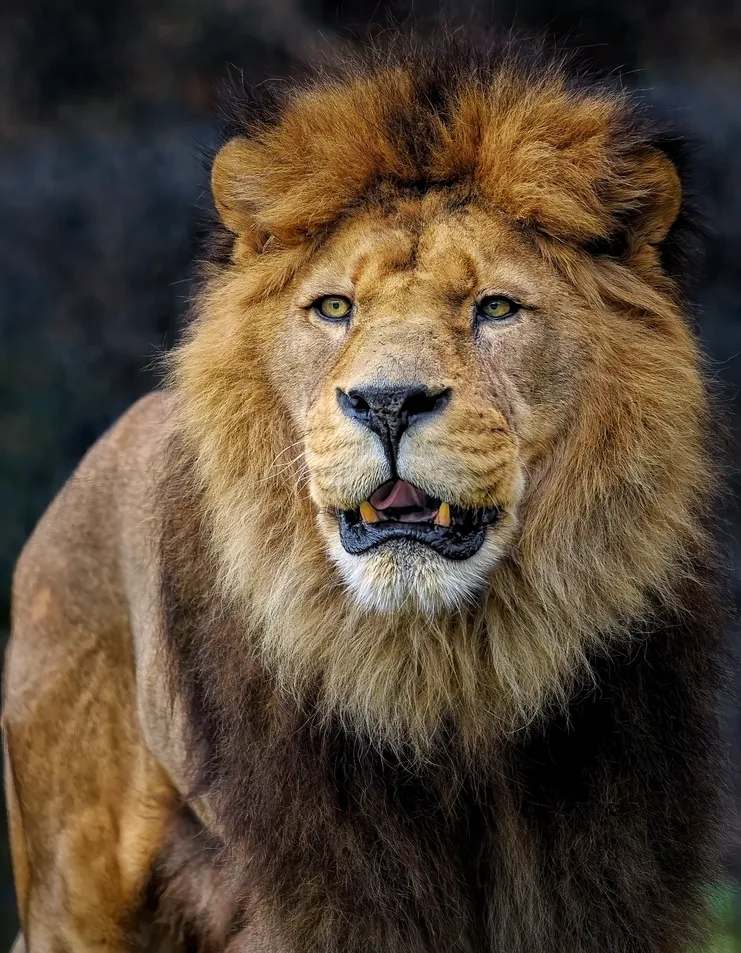
#> input picture images/lion.webp, 741 x 953 px, shrunk from 995 x 1280 before the run
$ python 2_thresholdingAlgo.py
#> lines starting #> are read from the running program, lines starting #| are printed output that depends on the picture; after the words box and inside, x2 and y2 are one past the last pixel; in counts of white or black regions, pixels touching at a corner belong together
# Import necessary libraries
import cv2
import numpy as np
from matplotlib import pyplot as plt

# Define the imshow function for displaying images
def imshow(title="Image", image=None, size=10):
    # Create a figure with a specified size
    plt.figure(figsize=(size, size))

    # Display the image using matplotlib (convert it to RGB format first)
    plt.imshow(cv2.cvtColor(image, cv2.COLOR_BGR2RGB))

    # Set the title of the plot
    plt.title(title)

    # Turn off axis display
    plt.axis("off")

    # Display the plot
    plt.show()

# Load the input image in BGR format
img = cv2.imread('images/lion.webp')
#> img is the input picture: shape (953, 741, 3); mean B, G, R 55, 71.9, 87.5

# Thresholding with a fixed threshold
# Convert the image to binary using a fixed threshold value of 12
retval, threshold = cv2.threshold(img, 12, 255, cv2.THRESH_BINARY)
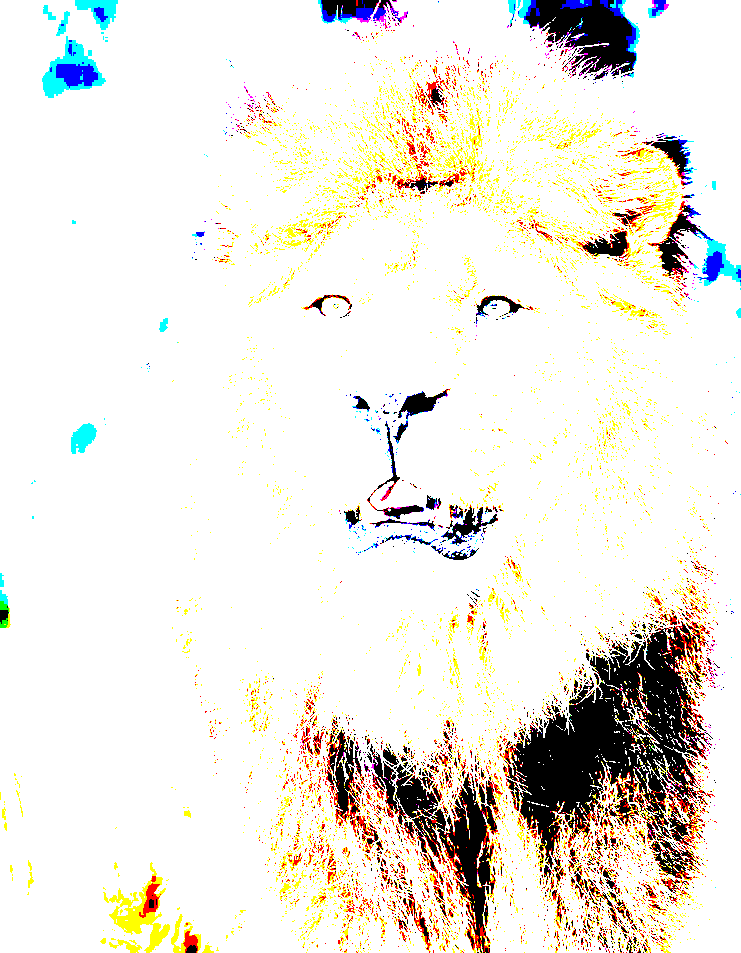
#> threshold: shape (953, 741, 3); mean B, G, R 224.2, 232, 235.7

#  Grayscale the image
# Convert the original image to grayscale
grayscaled = cv2.cvtColor(img, cv2.COLOR_BGR2GRAY)
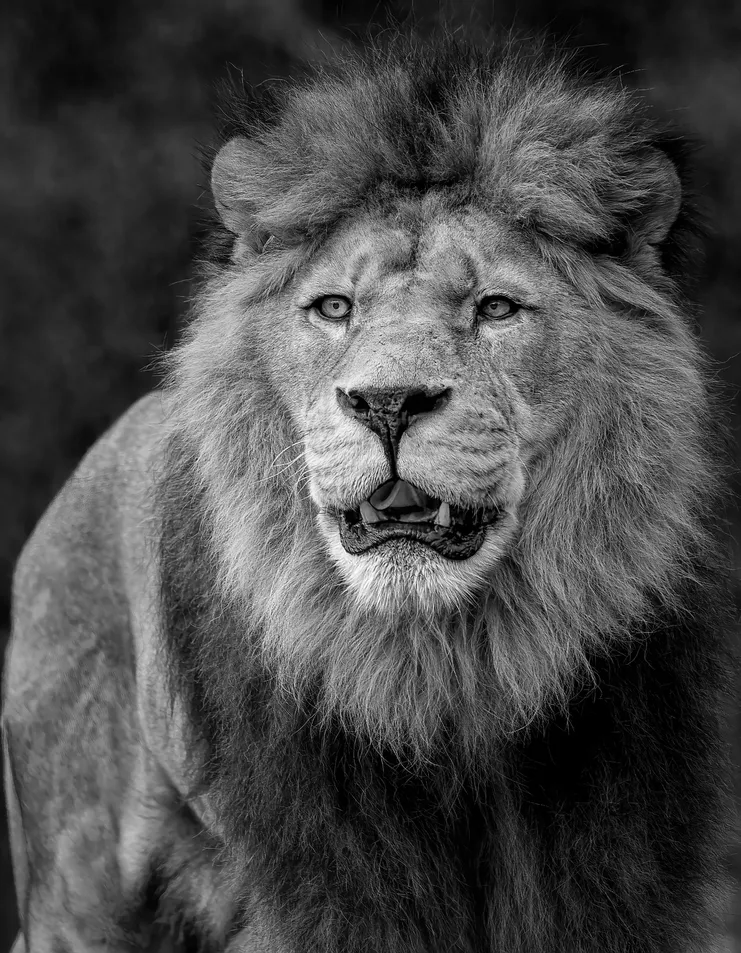
#> grayscaled: shape (953, 741); min 0, max 255, mean 74.6

# Thresholding on grayscale image
# Convert the grayscale image to binary using a fixed threshold value of 12
retval2, threshold2 = cv2.threshold(grayscaled, 12, 255, cv2.THRESH_BINARY)
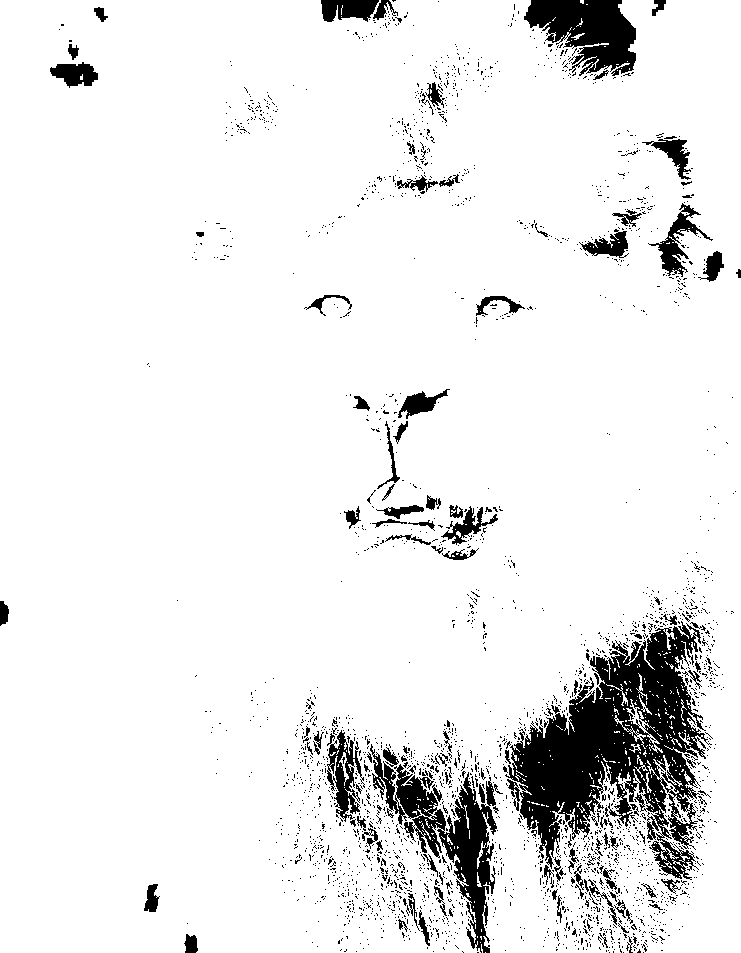
#> threshold2: shape (953, 741); 91.7% white; 2770 black regions (2639 under 20 px), largest, box (x1, y1, x2, y2) and area: (505, 621, 712, 880) 23266, (370, 744, 497, 953) 7390, (524, 0, 636, 76) 5253

# Adaptive Thresholding with Gaussian
# Apply adaptive thresholding on the grayscale image using Gaussian method
gaus = cv2.adaptiveThreshold(grayscaled, 255, cv2.ADAPTIVE_THRESH_GAUSSIAN_C, cv2.THRESH_BINARY, 115, 1)
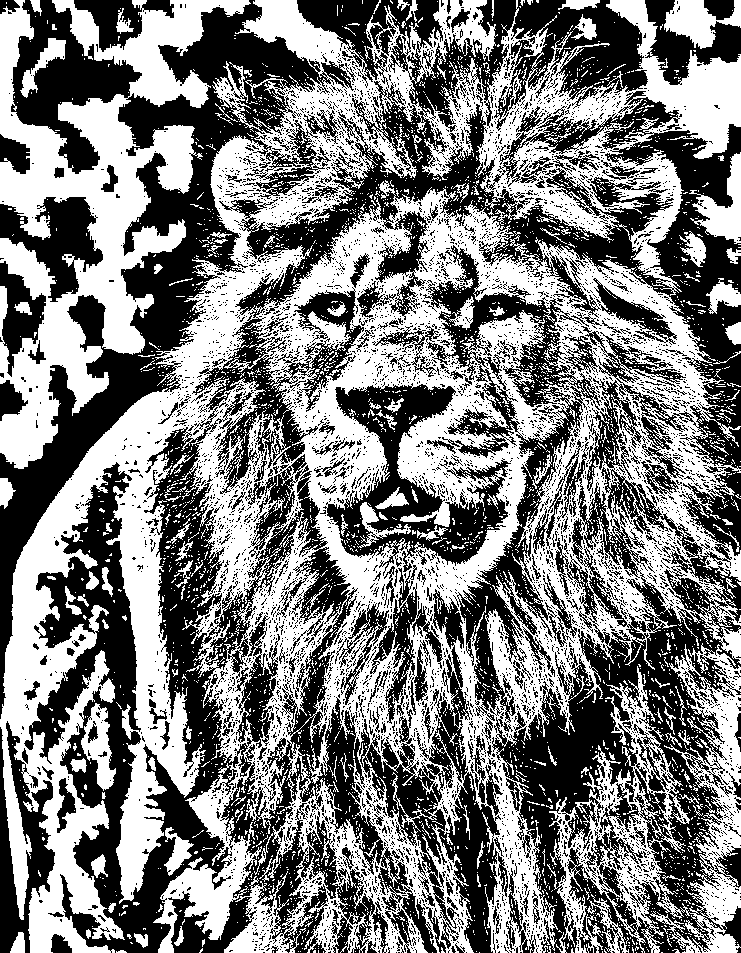
#> gaus: shape (953, 741); 49.3% white; 4071 white regions (3894 under 20 px), largest, box (x1, y1, x2, y2) and area: (0, 0, 741, 953) 257024, (0, 0, 251, 469) 41077, (549, 643, 741, 953) 19931

# Otsu's Thresholding
# Apply Otsu's thresholding on the grayscale image to automatically find the optimal threshold value
retval2, otsu = cv2.threshold(grayscaled, 12, 255, cv2.THRESH_BINARY + cv2.THRESH_OTSU)
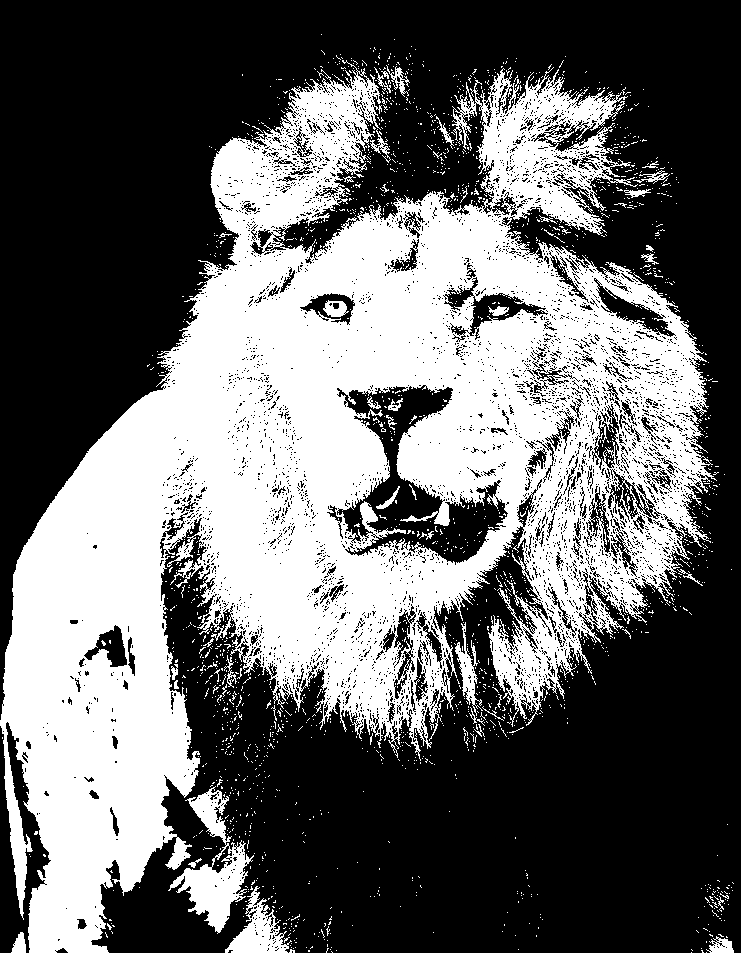
#> otsu: shape (953, 741); 40.7% white; 2061 white regions (2013 under 20 px), largest, box (x1, y1, x2, y2) and area: (0, 60, 717, 953) 272202, (168, 786, 254, 934) 4208, (225, 886, 292, 953) 1796
#> retval2 = 83

# Display the original image and the thresholded versions
imshow('original', img)       # Original image in color (BGR format)
imshow('threshold', threshold)           # Thresholded image (fixed threshold) on color image
imshow('threshold2', threshold2)         # Thresholded image (fixed threshold) on grayscale image
imshow('gaus', gaus)                     # Adaptive thresholding using Gaussian on grayscale image
imshow('otsu', otsu)                     # Otsu's thresholding on grayscale image

$ run again, with images/Hillary.jpg saved as images/lion.webp
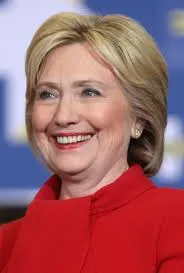
#> input picture images/Hillary.jpg, 184 x 273 px
#> img is the input picture: shape (273, 184, 3); mean B, G, R 104.3, 98.1, 159.8
#> `retval2, threshold2 = cv2.threshold(grayscaled, 12, 255, cv2.THRESH_BI..`:
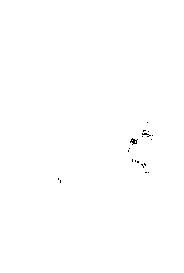
#> threshold2: shape (273, 184); 99.8% white; black in thin lines or dots, all inside (x1, y1, x2, y2) = (58, 122, 153, 183)
#> gaus: shape (273, 184); 52.8% white; 45 black regions (36 under 20 px), largest, box (x1, y1, x2, y2) and area: (0, 14, 184, 273) 19913, (80, 0, 184, 60) 2423, (71, 80, 108, 102) 468
#> `retval2, otsu = cv2.threshold(grayscaled, 12, 255, cv2.THRESH_BINARY +..`:
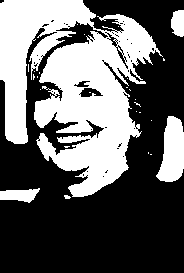
#> otsu: shape (273, 184); 39.7% white; 27 white regions (22 under 20 px), largest, box (x1, y1, x2, y2) and area: (0, 0, 163, 197) 17900, (156, 116, 184, 182) 1285, (0, 188, 40, 203) 392, (171, 10, 184, 37) 295, (64, 195, 71, 199) 21
#> retval2 = 126

$ run again, with images/Trump.jpg saved as images/lion.webp
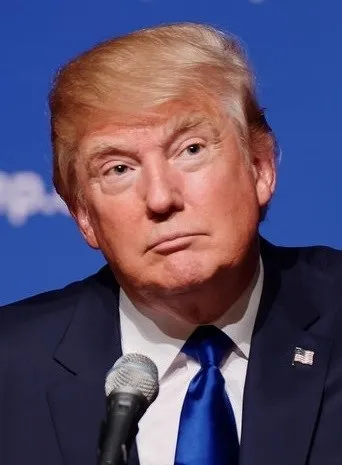
#> input picture images/Trump.jpg, 342 x 465 px
#> img is the input picture: shape (465, 342, 3); mean B, G, R 105, 77.9, 89.5
#> `retval2, threshold2 = cv2.threshold(grayscaled, 12, 255, cv2.THRESH_BI..`:
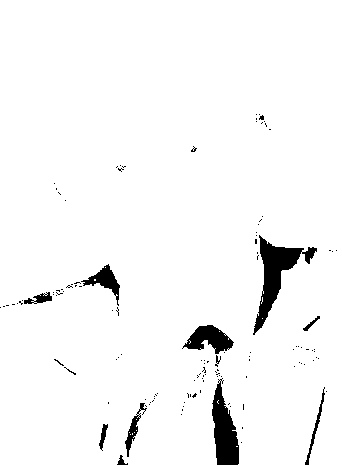
#> threshold2: shape (465, 342); 96.3% white; 128 black regions (117 under 20 px), largest, box (x1, y1, x2, y2) and area: (253, 235, 317, 335) 1835, (212, 378, 239, 465) 1411, (182, 325, 234, 354) 811
#> gaus: shape (465, 342); 52.7% white; 244 black regions (215 under 20 px), largest, box (x1, y1, x2, y2) and area: (0, 0, 342, 465) 66860, (85, 117, 224, 224) 3547, (0, 360, 20, 465) 1233
#> `retval2, otsu = cv2.threshold(grayscaled, 12, 255, cv2.THRESH_BINARY +..`:
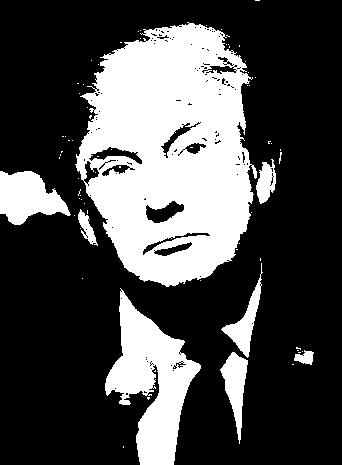
#> otsu: shape (465, 342); 29.5% white; 71 white regions (63 under 20 px), largest, box (x1, y1, x2, y2) and area: (75, 22, 257, 287) 33091, (105, 288, 201, 465) 7897, (0, 171, 71, 225) 2444
#> retval2 = 105
